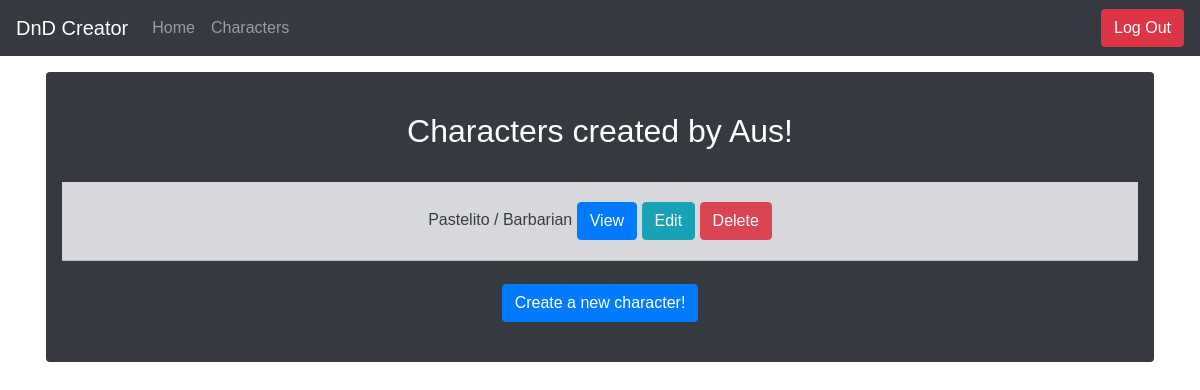
Before: /characters/ (signed in) with the older database file.
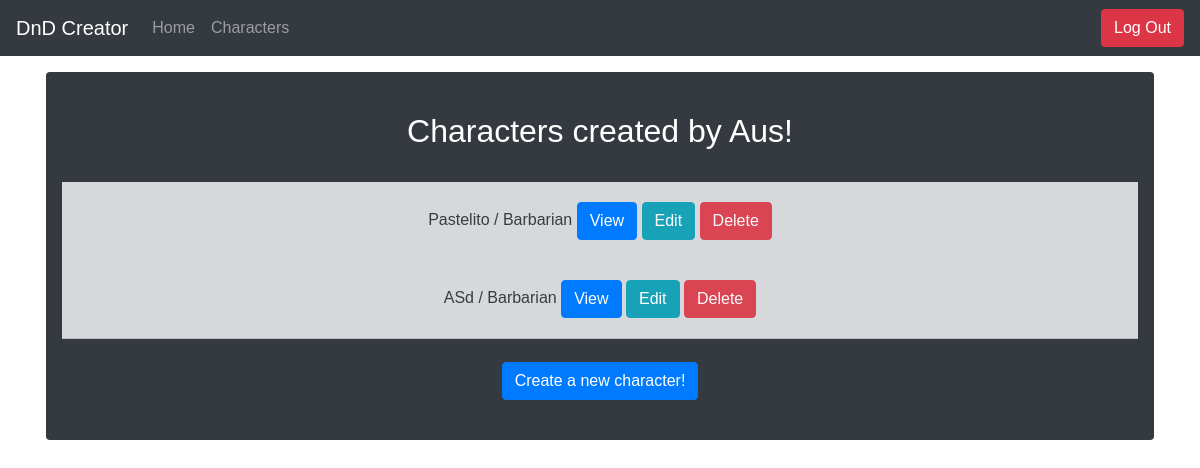
After: the same page with the newer database file.
### website/src/models.py (models this page shows)
class User(db.Model, UserMixin):
    id = db.Column(db.Integer, primary_key=True)
    username = db.Column(db.String(50), unique=True)
    email = db.Column(db.String(150), unique=True)
    password = db.Column(db.String(40))
    is_confirmed = db.Column(db.Boolean(), nullable=False, default=False)
    confirmed_on = db.Column(db.DateTime, nullable=True)
    characters = db.relationship('DndChar')

class DndChar(db.Model):
    id = db.Column(db.Integer, primary_key=True)
    name = db.Column(db.String(50))
    charClass = db.Column(db.String(50))
    race = db.Column(db.String(50))
    alling = db.Column(db.String(50))
    exp = db.Column(db.Integer)
    stren = db.Column(db.Integer)
    dex = db.Column(db.Integer)
    consti = db.Column(db.Integer)
    inteli = db.Column(db.Integer)
    wisdom = db.Column(db.Integer)
    charisma = db.Column(db.Integer)
    user_id = db.Column(db.Integer, db.ForeignKey('user.id'))

### website/src/characters.py (the view)
@characters.route('/')
@login_required
def char_page():
    return render_template("character/characters.html", user=current_user)

### website/templates/character/characters.html (shortened to what this page needs)
{% extends "/bases/base.html" %}
{% block body %}
<div class="bg-dark p-3 rounded">
    <h2 class="text-center p-4 text-white">Characters created by {{user.username}}!</h2>
    <ul class="list-group list-group-flush " id="characters">
        {% for char in user.characters %}
            <li class="list-group-item list-group-item-action list-group-item-secondary">{{ char.name }} / {{ char.charClass }}
                <a href="{{ url_for('characters.char_view', char_id=char.id) }}" type="submit" class="btn btn-primary">View</a>
                <a href="{{ url_for('characters.char_update', char_id=char.id) }}" type="submit" class="btn btn-info">Edit</a>
                <button class="btn btn-danger" type="button"
                    onclick="displayModalForChar('{{ char.id }}')">Delete</button>
            </li>
        {% endfor %}
    </ul>
    <div class="text-center p-4">
        <a class="btn btn-primary" href="/characters/create" role="button">Create a new character!</a>
    </div>
</div>
{% endblock %}

### website/templates/bases/base.html (shortened to what this page needs)
<!DOCTYPE html>
<html>
    <head>
        <link rel="stylesheet" href="https://cdn.jsdelivr.net/npm/bootstrap@4.0.0/dist/css/bootstrap.min.css"
>
        <link
            rel="stylesheet"
            href="https://stackpath.bootstrapcdn.com/bootstrap/4.4.1/css/bootstrap.min.css"
        />
        <link
            rel="stylesheet"
            href="https://stackpath.bootstrapcdn.com/font-awesome/4.7.0/css/font-awesome.min.css"
        />
    </head>
    <body class="bg-image" style="background-image: url('https://mdbcdn.b-cdn.net/img/Photos/Others/images/76.webp');
    height: 100vh;">
        <nav class="navbar navbar-expand-lg navbar-dark bg-dark ">
            <a class="navbar-brand" href="/">DnD Creator</a>
            <div class="collapse navbar-collapse" id="navbarTogglerDemo03">
                <ul class="navbar-nav mr-auto mt-2 mt-lg-0">
                    {% if user.is_authenticated %}
                    <li class="nav-item">
                        <a class="nav-item nav-link" id="home" href="/">Home</a>
                    </li>
                    <li class="nav-item">
                        <a class="nav-item nav-link" id="chracters" href="/characters">Characters</a>
                    </li>
                    {% endif %}
                </ul>
                {% if user.is_authenticated %}
                <br>
                <a class="btn btn-danger" role="button" href="/logout" >Log Out</a>
                {% else %}
                <div>
                    <a class="btn btn-success" role="button" href="/login" >Log In</a>
                    <a class="btn btn-info" role="button" href="/register" >Register</a>
                </div>
                {% endif %}
            </div>
        </nav>
        <div>
            <div class="container">
                {% block body %}
                {% endblock %}
            </div>
        </div>
    </body>
</html>

### website/templates/character/characters.html (style rules this page uses)
body { font-family: Arial, Helvetica, sans-serif; }
* { box-sizing: border-box; }
button { background-color: #04AA6D; color: white; padding: 14px 20px; margin: 8px 0; border: none; cursor: pointer; opacity: 0.9; }
.container { padding: 16px; text-align: center; }

Changed rows visible on the page:
added DndChar: name "ASd", charClass "Barbarian"
